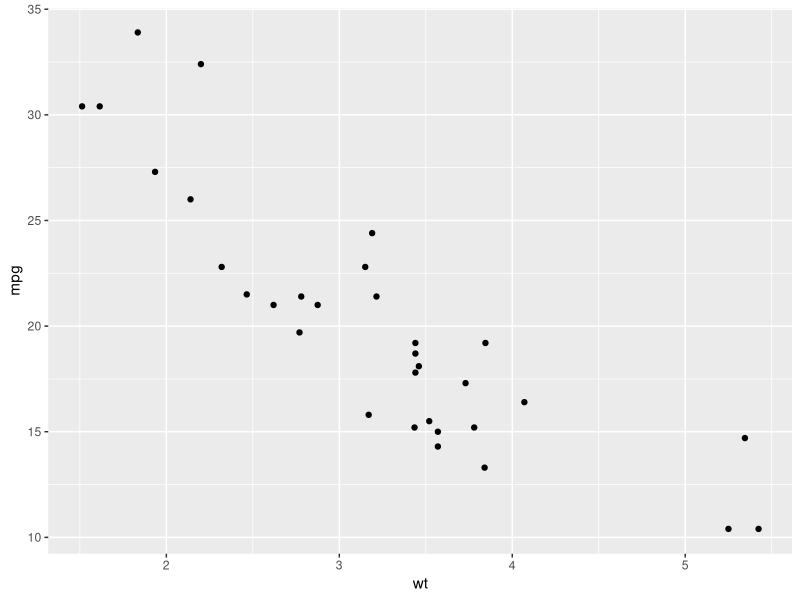
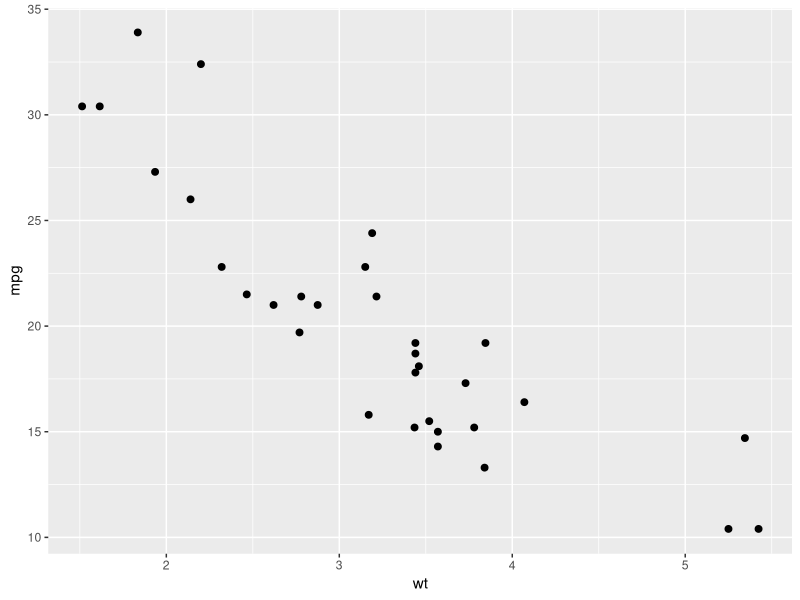
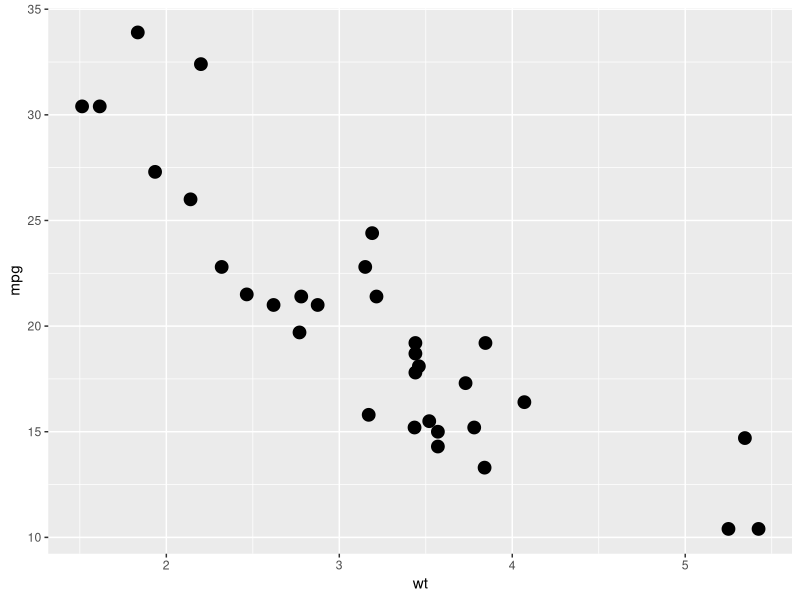
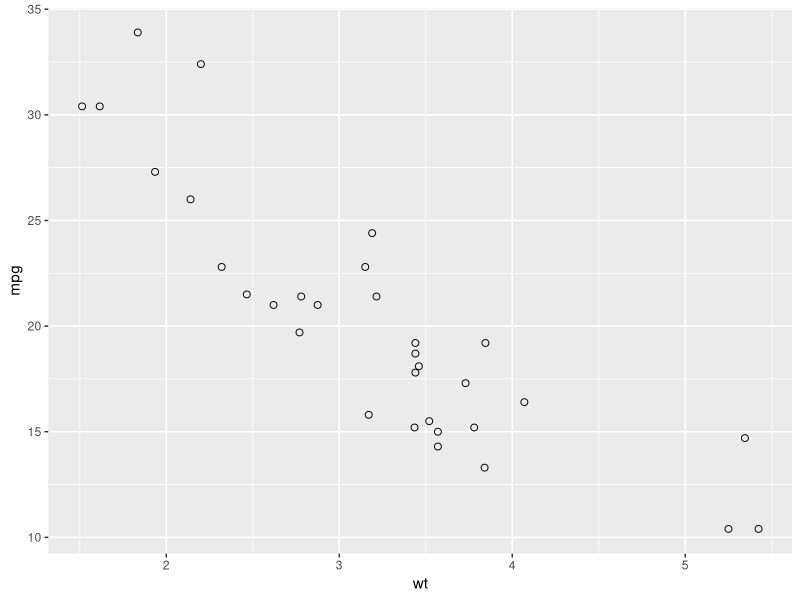
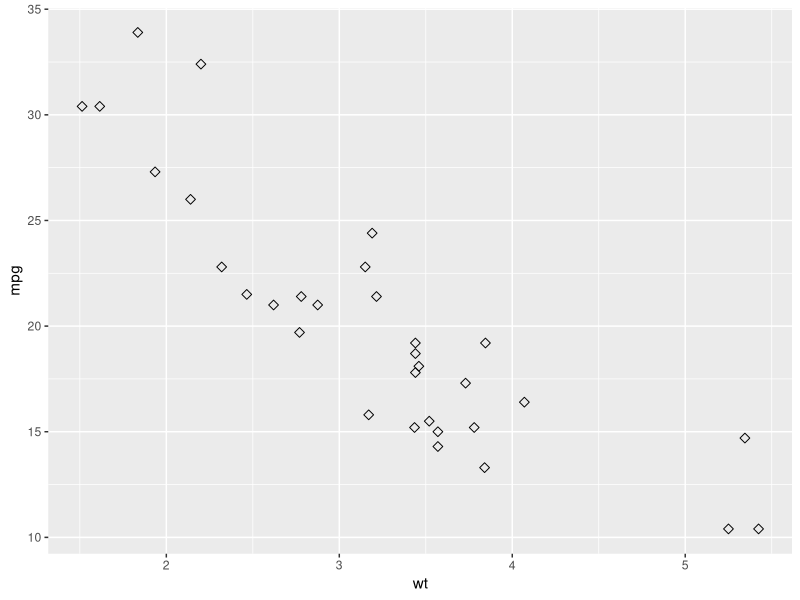
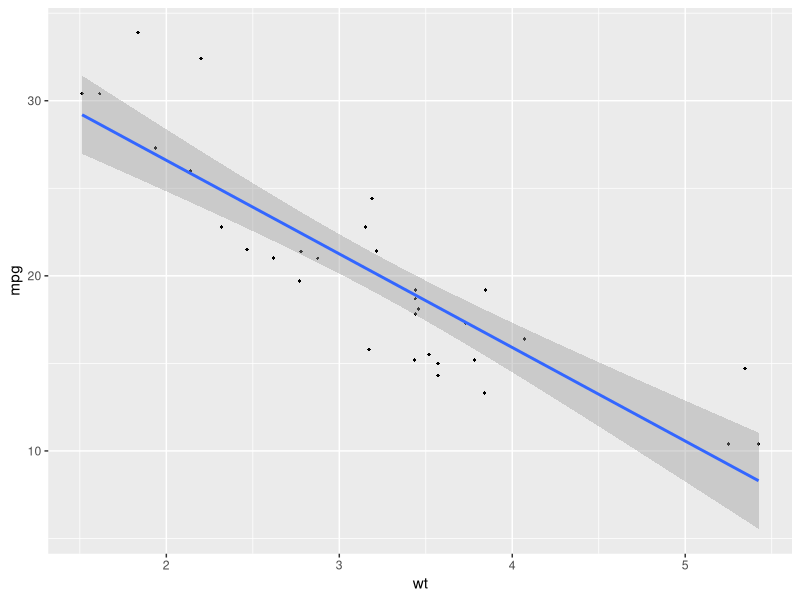
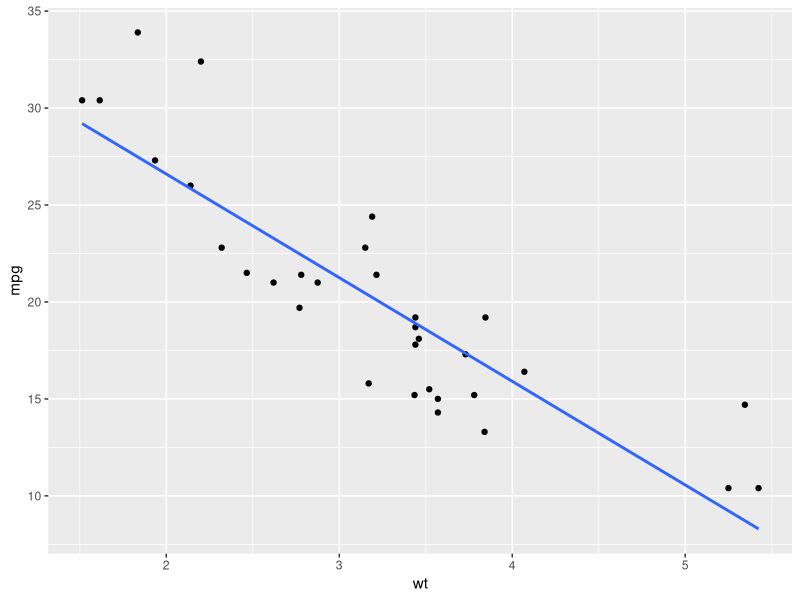
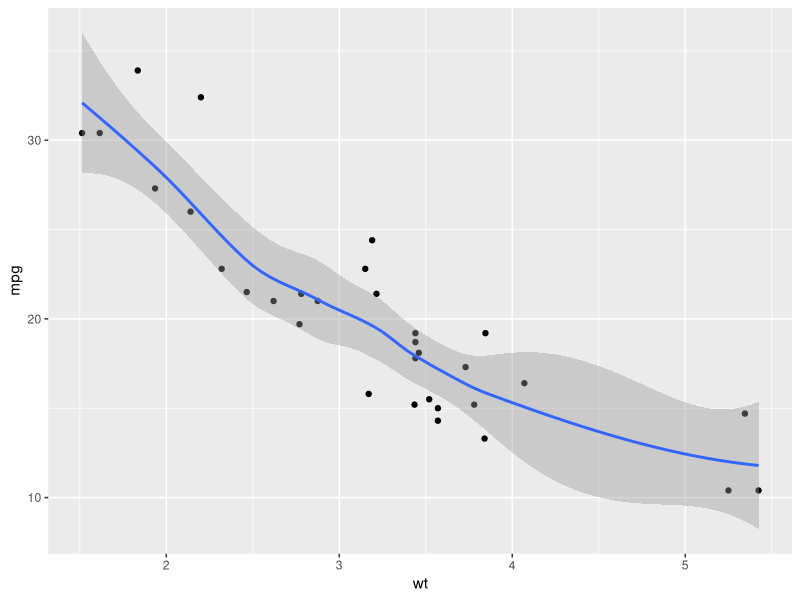

Reproduce these figures in R, in order.
#install.packages("ggplot2")
library(ggplot2)
dataset = mtcars

#generating basic scatter plot
ggplot(dataset, aes(x = wt, y = mpg)) + 
  geom_point()

#changing the point size and shape
ggplot(dataset, aes(x = wt, y = mpg)) + 
  geom_point(size= 2)

ggplot(dataset, aes(x = wt, y = mpg)) + 
  geom_point(size=4)
ggplot(dataset, aes(x = wt, y = mpg)) + 
  geom_point(size=2, shape=1)
ggplot(dataset, aes(x = wt, y = mpg)) + 
  geom_point(size=2, shape=5)

#Adding the regression line
ggplot(dataset, aes(x = wt, y = mpg)) + 
  geom_point(size=1, shape=18) +
  geom_smooth(method= lm)

#removing the confidence interval
ggplot(dataset, aes(x = wt, y = mpg)) + 
  geom_point() +
  geom_smooth(method = lm, se = FALSE)

#loess method
ggplot(dataset, aes(x = wt, y = mpg)) + 
  geom_point() +
  geom_smooth()
#change the line tpe and colour
ggplot(dataset, aes(x = wt, y = mpg)) + 
  geom_point(size=1, shape=18) +
  geom_smooth(method= lm, linetype = "dashed", color = "red")

#changing the confidence interval color
ggplot(dataset, aes(x = wt, y = mpg)) + 
  geom_point(size=1, shape=18) +
  geom_smooth(method= lm, linetype = "dashed", color = "darkred", fill = "blue")

ggplot(dataset, aes(x = wt, y = mpg)) + 
  geom_point(size=1, shape=18, colour = "green") +
  geom_smooth(method= lm, linetype = "dashed", color = "darkred", fill = "blue")

#scatter plot with multiple groups


#converting the cyl column from a numeric to factor column
dataset$cyl
dataset$cyl = as.factor(dataset$cyl)

#changing the point shape by the levels of cyl
ggplot(dataset, aes(x = wt, y = mpg, shape = cyl)) +
  geom_point()

#changing point shapes and colors
ggplot(dataset, aes(x = wt, y = mpg, shape = cyl, color = cyl)) +
  geom_point()

#changing point shapes, colors and sizes
ggplot(dataset, aes(x = wt, y = mpg, shape = cyl, color = cyl, size = cyl)) +
  geom_point()
